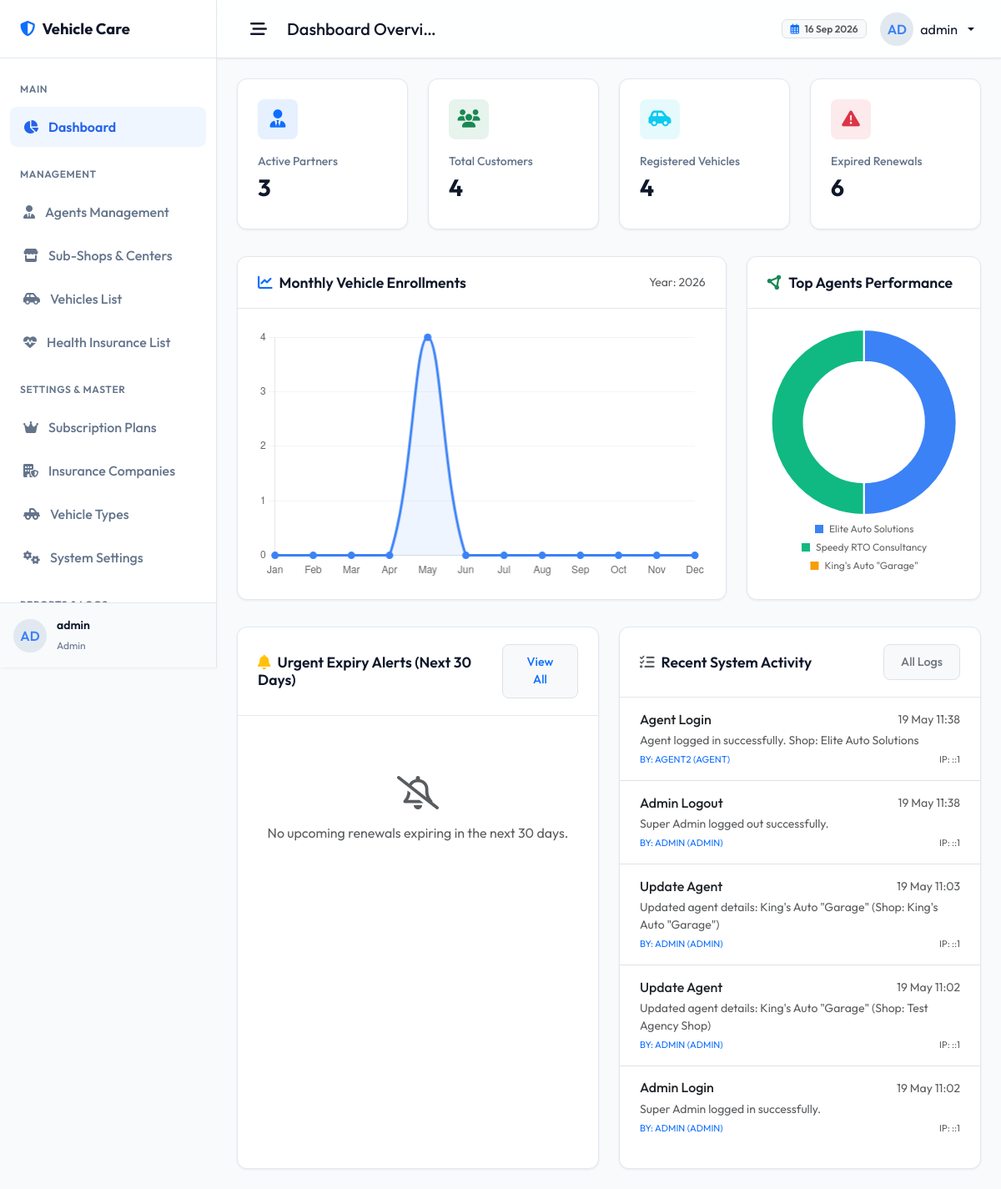
/admin/index.php (signed in), run on an earlier commit of the app's database.
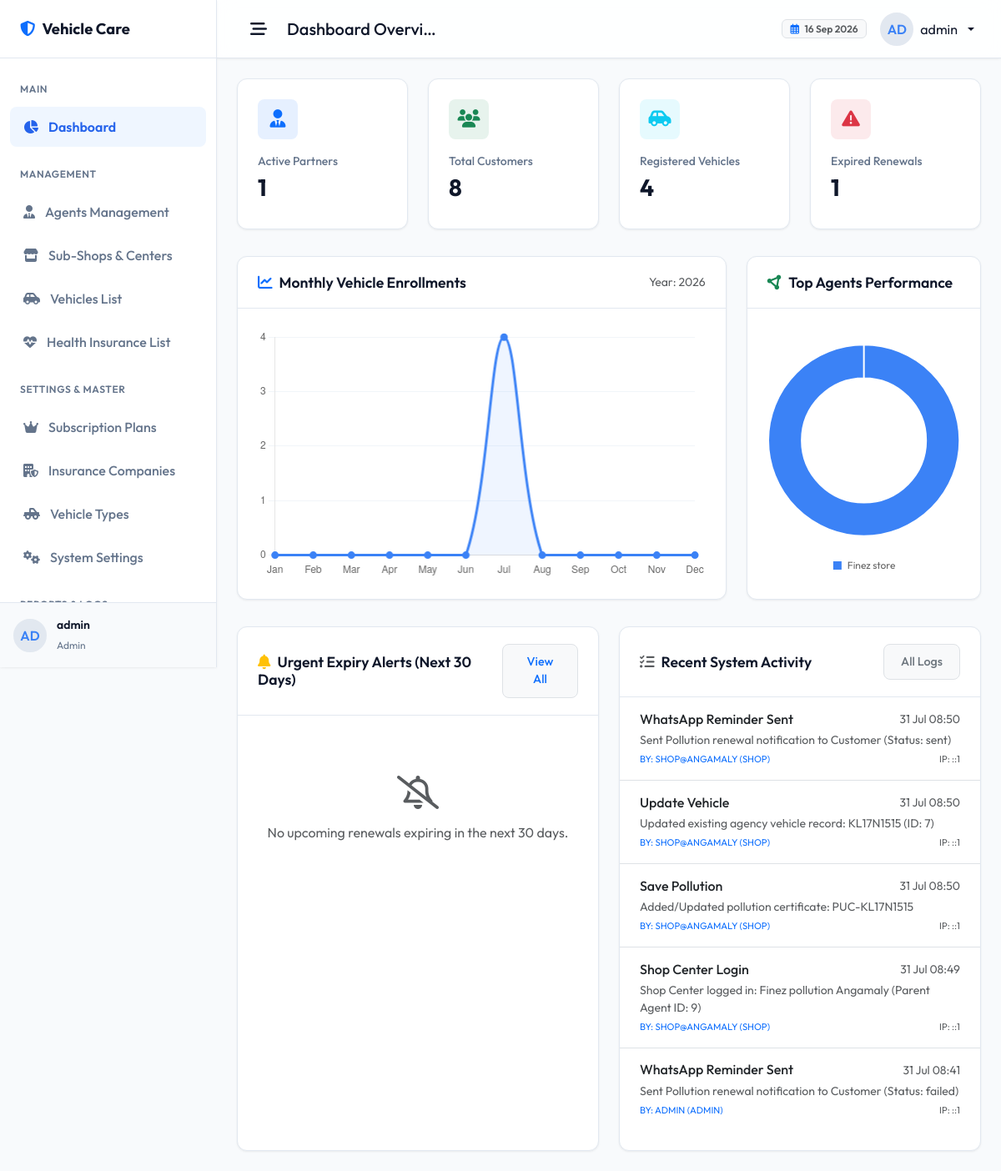
And on a later commit of the database.
### tables this page shows
CREATE TABLE `activity_logs` (
  `id` int(11) NOT NULL,
  `user_id` int(11) DEFAULT NULL,
  `action` varchar(255) NOT NULL,
  `details` text DEFAULT NULL,
  `ip_address` varchar(50) DEFAULT NULL,
  `created_at` timestamp NOT NULL DEFAULT current_timestamp()
);

CREATE TABLE `users` (
  `id` int(11) NOT NULL,
  `username` varchar(50) NOT NULL,
  `password` varchar(255) NOT NULL,
  `email` varchar(100) NOT NULL,
  `role` enum('admin','agent','shop') NOT NULL DEFAULT 'agent',
  `parent_agent_id` int(11) DEFAULT NULL,
  `status` enum('active','suspended') NOT NULL DEFAULT 'active',
  `shop_name` varchar(255) DEFAULT NULL,
  `shop_owner_name` varchar(255) DEFAULT NULL,
  `shop_logo` varchar(255) DEFAULT NULL,
  `shop_address` text DEFAULT NULL,
  `city` varchar(100) DEFAULT NULL,
  `state` varchar(100) DEFAULT NULL,
  `pincode` varchar(10) DEFAULT NULL,
  `mobile_number` varchar(20) DEFAULT NULL,
  `whatsapp_number` varchar(20) DEFAULT NULL,
  `created_at` timestamp NOT NULL DEFAULT current_timestamp(),
  `updated_at` timestamp NOT NULL DEFAULT current_timestamp() ON UPDATE current_timestamp(),
  `expiry_date` date DEFAULT NULL,
  `access_health_insurance` tinyint(1) NOT NULL DEFAULT 1,
  `access_vehicle_insurance` tinyint(1) NOT NULL DEFAULT 1,
  `access_pollution` tinyint(1) NOT NULL DEFAULT 1,
  `message_balance` int(11) NOT NULL DEFAULT 0,
  `notify_days_before` int(11) DEFAULT 7,
  `notify_before_enabled` tinyint(1) DEFAULT 1,
  `notify_1day_before_enabled` tinyint(1) DEFAULT 1,
  `notify_after_expiry_enabled` tinyint(1) DEFAULT 1
);

### includes/functions.php (called while the page is built, shortened)
<?php
function sanitize($data) {
    return htmlspecialchars(trim($data), ENT_QUOTES, 'UTF-8');
}

### admin/index.php (the view, shortened to what the changed rows need)
<?php
require_once __DIR__ . '/../includes/functions.php';
$db = getDBConnection();
$stmt = $db->query("SELECT COUNT(*) FROM users WHERE role = 'agent'");
$totalAgents = $stmt->fetchColumn();
$stmt = $db->query("SELECT COUNT(*) FROM customers");
$totalCustomers = $stmt->fetchColumn();
$stmt = $db->query("SELECT COUNT(*) FROM insurances WHERE expiry_date < CURDATE()");
$expiredInsurances = $stmt->fetchColumn();
$stmt = $db->query("SELECT COUNT(*) FROM pollution_certificates WHERE expiry_date < CURDATE()");
$expiredPollutions = $stmt->fetchColumn();
$totalExpired = $expiredInsurances + $expiredPollutions;
$stmt = $db->query("SELECT a.*, u.username, u.role FROM activity_logs a LEFT JOIN users u ON a.user_id = u.id ORDER BY a.created_at DESC LIMIT 5");
$recentLogs = $stmt->fetchAll();
$stmt = $db->query("SELECT u.shop_name, u.username, COUNT(v.id) as vehicle_count FROM users u LEFT JOIN vehicles v ON u.id = v.agent_id WHERE u.role = 'agent' GROUP BY u.id ORDER BY vehicle_count DESC LIMIT 5");
$agentPerformance = $stmt->fetchAll();
include_once __DIR__ . '/../includes/header.php';
?>
<div class="row">
    <div class="col-12 col-sm-6 col-xl-3">
        <div class="card stat-card">
            <div class="stat-icon-wrapper bg-primary bg-opacity-10 text-primary">
                <i class="fa-solid fa-user-tie"></i>
            </div>
            <p class="stat-title">Active Partners</p>
            <h3 class="stat-value"><?php echo $totalAgents; ?></h3>
        </div>
    </div>
    <div class="col-12 col-sm-6 col-xl-3">
        <div class="card stat-card">
            <div class="stat-icon-wrapper bg-success bg-opacity-10 text-success">
                <i class="fa-solid fa-users"></i>
            </div>
            <p class="stat-title">Total Customers</p>
            <h3 class="stat-value"><?php echo $totalCustomers; ?></h3>
        </div>
    </div>
    <div class="col-12 col-sm-6 col-xl-3">
        <div class="card stat-card">
            <div class="stat-icon-wrapper bg-danger bg-opacity-10 text-danger">
                <i class="fa-solid fa-triangle-exclamation"></i>
            </div>
            <p class="stat-title">Expired Renewals</p>
            <h3 class="stat-value"><?php echo $totalExpired; ?></h3>
        </div>
    </div>
</div>
<div class="row mt-2">
    <div class="col-12 col-lg-8">
        <div class="card">
            <div class="card-body">
                <div style="height: 300px; position: relative;">
                    <canvas id="monthlyRegistrationsChart"></canvas>
                </div>
            </div>
        </div>
    </div>
    <div class="col-12 col-lg-4">
        <div class="card">
            <div class="card-body">
                <div style="height: 300px; position: relative; display: flex; align-items: center; justify-content: center;">
                    <?php if (count($agentPerformance) > 0): ?>
                        <canvas id="agentPerformanceChart"></canvas>
                    <?php else: ?>
                        <p class="text-muted text-center">No agent data registered yet.</p>
                    <?php endif; ?>
                </div>
            </div>
        </div>
    </div>
</div>
<div class="row mt-2">
    <div class="col-12 col-lg-6">
        <div class="card h-100">
            <div class="card-body p-0">
                <?php if (count($recentLogs) > 0): ?>
                    <div class="list-group list-group-flush">
                        <?php foreach ($recentLogs as $log): ?>
                            <div class="list-group-item px-4 py-3">
                                <div class="d-flex justify-content-between align-items-center mb-1">
                                    <h6 class="m-0 text-main font-weight-600"><?php echo sanitize($log['action']); ?></h6>
                                    <small class="text-muted"><?php echo date('d M H:i', strtotime($log['created_at'])); ?></small>
                                </div>
                                <p class="m-0 small text-muted mb-1"><?php echo sanitize($log['details']); ?></p>
                                <div class="d-flex align-items-center justify-content-between">
                                    <small class="text-primary font-weight-500 text-uppercase" style="font-size: 0.7rem;">
                                        By: <?php echo sanitize($log['username'] ?? 'System'); ?> (<?php echo sanitize($log['role'] ?? 'System'); ?>)
                                    </small>
                                    <small class="text-muted" style="font-size: 0.7rem;">IP: <?php echo sanitize($log['ip_address']); ?></small>
                                </div>
                            </div>
                        <?php endforeach; ?>
                    </div>
                <?php endif; ?>
            </div>
        </div>
    </div>
</div>
<?php include_once __DIR__ . '/../includes/footer.php'; ?>

What changed in the data, as far as the page shows it:
no longer on this page (row edited): activity_logs: action "Agent Login", created_at "19 May 11:38", details "Agent logged in successfully. Shop: Elite Auto Solutions", user.username "AGENT2", user.role "AGENT", ip_address "::1"
no longer on this page (row unchanged): activity_logs: action "Admin Logout", created_at "19 May 11:38", details "Super Admin logged out successfully.", user.username "ADMIN", user.role "ADMIN", ip_address "::1"
no longer on this page (row unchanged): activity_logs: action "Update Agent", created_at "19 May 11:03", details "Updated agent details: King's Auto \"Garage\" (Shop: King's Auto \"Garage\")", user.username "ADMIN", user.role "ADMIN", ip_address "::1"
no longer on this page (row unchanged): activity_logs: action "Update Agent", created_at "19 May 11:02", details "Updated agent details: King's Auto \"Garage\" (Shop: Test Agency Shop)", user.username "ADMIN", user.role "ADMIN", ip_address "::1"
no longer on this page (row unchanged): activity_logs: action "Admin Login", created_at "19 May 11:02", details "Super Admin logged in successfully.", user.username "ADMIN", user.role "ADMIN", ip_address "::1"
added activity_logs: action "WhatsApp Reminder Sent", created_at "31 Jul 08:50", details "Sent Pollution renewal notification to Customer (Status: sent)", user.username "SHOP@ANGAMALY", user.role "SHOP", ip_address "::1"
added activity_logs: action "Update Vehicle", created_at "31 Jul 08:50", details "Updated existing agency vehicle record: KL17N1515 (ID: 7)", user.username "SHOP@ANGAMALY", user.role "SHOP", ip_address "::1"
added activity_logs: action "Save Pollution", created_at "31 Jul 08:50", details "Added/Updated pollution certificate: PUC-KL17N1515", user.username "SHOP@ANGAMALY", user.role "SHOP", ip_address "::1"
added activity_logs: action "Shop Center Login", created_at "31 Jul 08:49", details "Shop Center logged in: Finez pollution Angamaly (Parent Agent ID: 9)", user.username "SHOP@ANGAMALY", user.role "SHOP", ip_address "::1"
added activity_logs: action "WhatsApp Reminder Sent", created_at "31 Jul 08:41", details "Sent Pollution renewal notification to Customer (Status: failed)", user.username "ADMIN", user.role "ADMIN", ip_address "::1"
Also different on the page:
$totalAgents: "3" → "1"
$totalCustomers: "4" → "8"
$totalExpired: "6" → "1"
chart data {{ json_encode(array_values($monthlyRegData)) }}: [0,0,0,0,4,0,0,0,0,0,0,0] → [0,0,0,0,0,0,4,0,0,0,0,0]
